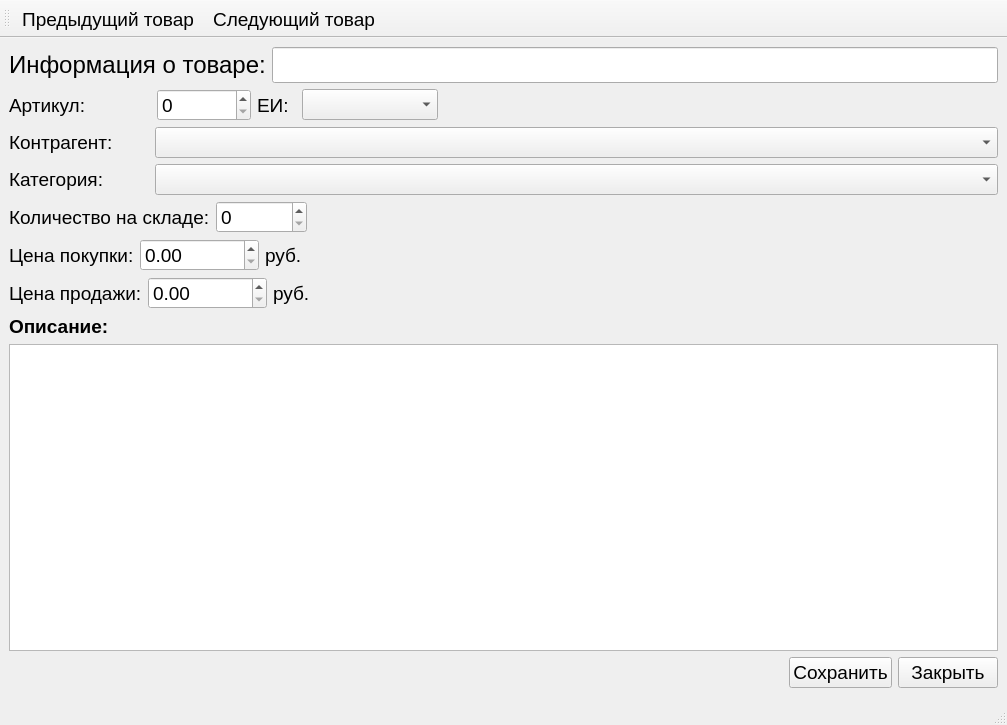
<?xml version="1.0" encoding="UTF-8"?>
<ui version="4.0">
 <class>Information_goods</class>
 <widget class="QMainWindow" name="Information_goods">
  <property name="geometry">
   <rect>
    <x>0</x>
    <y>0</y>
    <width>1007</width>
    <height>725</height>
   </rect>
  </property>
  <property name="font">
   <font>
    <pointsize>14</pointsize>
   </font>
  </property>
  <property name="windowTitle">
   <string>MainWindow</string>
  </property>
  <widget class="QWidget" name="centralwidget">
   <layout class="QVBoxLayout" name="verticalLayout">
    <item>
     <layout class="QHBoxLayout" name="horizontalLayout">
      <item>
       <widget class="QLabel" name="label_2">
        <property name="font">
         <font>
          <pointsize>18</pointsize>
         </font>
        </property>
        <property name="text">
         <string>Информация о товаре:</string>
        </property>
       </widget>
      </item>
      <item>
       <widget class="QLineEdit" name="name_goods">
        <property name="font">
         <font>
          <pointsize>18</pointsize>
         </font>
        </property>
       </widget>
      </item>
     </layout>
    </item>
    <item>
     <layout class="QHBoxLayout" name="horizontalLayout_4">
      <item>
       <layout class="QHBoxLayout" name="horizontalLayout_2">
        <item>
         <widget class="QLabel" name="label">
          <property name="minimumSize">
           <size>
            <width>142</width>
            <height>0</height>
           </size>
          </property>
          <property name="maximumSize">
           <size>
            <width>140</width>
            <height>16777215</height>
           </size>
          </property>
          <property name="font">
           <font>
            <pointsize>14</pointsize>
           </font>
          </property>
          <property name="text">
           <string>Артикул:</string>
          </property>
         </widget>
        </item>
        <item>
         <widget class="QSpinBox" name="id_goods">
          <property name="minimumSize">
           <size>
            <width>94</width>
            <height>0</height>
           </size>
          </property>
          <property name="font">
           <font>
            <pointsize>14</pointsize>
           </font>
          </property>
         </widget>
        </item>
       </layout>
      </item>
      <item>
       <layout class="QHBoxLayout" name="horizontalLayout_3">
        <item>
         <widget class="QLabel" name="label_4">
          <property name="minimumSize">
           <size>
            <width>39</width>
            <height>0</height>
           </size>
          </property>
          <property name="maximumSize">
           <size>
            <width>37</width>
            <height>16777215</height>
           </size>
          </property>
          <property name="text">
           <string>ЕИ:</string>
          </property>
         </widget>
        </item>
        <item>
         <widget class="QComboBox" name="units">
          <property name="minimumSize">
           <size>
            <width>136</width>
            <height>0</height>
           </size>
          </property>
         </widget>
        </item>
        <item>
         <spacer name="horizontalSpacer_2">
          <property name="orientation">
           <enum>Qt::Horizontal</enum>
          </property>
          <property name="sizeHint" stdset="0">
           <size>
            <width>178</width>
            <height>20</height>
           </size>
          </property>
         </spacer>
        </item>
       </layout>
      </item>
     </layout>
    </item>
    <item>
     <layout class="QHBoxLayout" name="horizontalLayout_5">
      <item>
       <widget class="QLabel" name="label_3">
        <property name="maximumSize">
         <size>
          <width>140</width>
          <height>16777215</height>
         </size>
        </property>
        <property name="text">
         <string>Контрагент:</string>
        </property>
       </widget>
      </item>
      <item>
       <widget class="QComboBox" name="contractors"/>
      </item>
     </layout>
    </item>
    <item>
     <layout class="QHBoxLayout" name="horizontalLayout_6">
      <item>
       <widget class="QLabel" name="label_5">
        <property name="maximumSize">
         <size>
          <width>140</width>
          <height>16777215</height>
         </size>
        </property>
        <property name="text">
         <string>Категория:</string>
        </property>
       </widget>
      </item>
      <item>
       <widget class="QComboBox" name="category">
        <property name="minimumSize">
         <size>
          <width>200</width>
          <height>0</height>
         </size>
        </property>
       </widget>
      </item>
     </layout>
    </item>
    <item>
     <layout class="QHBoxLayout" name="horizontalLayout_7">
      <item>
       <widget class="QLabel" name="label_10">
        <property name="text">
         <string>Количество на складе:</string>
        </property>
       </widget>
      </item>
      <item>
       <widget class="QSpinBox" name="quntity">
        <property name="minimumSize">
         <size>
          <width>91</width>
          <height>0</height>
         </size>
        </property>
       </widget>
      </item>
      <item>
       <spacer name="horizontalSpacer_3">
        <property name="orientation">
         <enum>Qt::Horizontal</enum>
        </property>
        <property name="sizeHint" stdset="0">
         <size>
          <width>40</width>
          <height>20</height>
         </size>
        </property>
       </spacer>
      </item>
     </layout>
    </item>
    <item>
     <layout class="QHBoxLayout" name="horizontalLayout_8">
      <item>
       <widget class="QLabel" name="label_11">
        <property name="text">
         <string>Цена покупки:</string>
        </property>
       </widget>
      </item>
      <item>
       <widget class="QDoubleSpinBox" name="purchase_price_spinBox">
        <property name="maximum">
         <double>100000000.000000000000000</double>
        </property>
       </widget>
      </item>
      <item>
       <widget class="QLabel" name="label_13">
        <property name="text">
         <string>руб.</string>
        </property>
       </widget>
      </item>
      <item>
       <spacer name="horizontalSpacer_5">
        <property name="orientation">
         <enum>Qt::Horizontal</enum>
        </property>
        <property name="sizeHint" stdset="0">
         <size>
          <width>40</width>
          <height>20</height>
         </size>
        </property>
       </spacer>
      </item>
     </layout>
    </item>
    <item>
     <layout class="QHBoxLayout" name="horizontalLayout_9">
      <item>
       <widget class="QLabel" name="label_12">
        <property name="text">
         <string>Цена продажи:</string>
        </property>
       </widget>
      </item>
      <item>
       <widget class="QDoubleSpinBox" name="sale_price_spinBox">
        <property name="maximum">
         <double>100000000.000000000000000</double>
        </property>
       </widget>
      </item>
      <item>
       <widget class="QLabel" name="label_14">
        <property name="text">
         <string>руб.</string>
        </property>
       </widget>
      </item>
      <item>
       <spacer name="horizontalSpacer_4">
        <property name="orientation">
         <enum>Qt::Horizontal</enum>
        </property>
        <property name="sizeHint" stdset="0">
         <size>
          <width>40</width>
          <height>20</height>
         </size>
        </property>
       </spacer>
      </item>
     </layout>
    </item>
    <item>
     <widget class="QLabel" name="label_9">
      <property name="font">
       <font>
        <pointsize>14</pointsize>
        <bold>true</bold>
       </font>
      </property>
      <property name="text">
       <string>Описание:</string>
      </property>
     </widget>
    </item>
    <item>
     <widget class="QTextEdit" name="description"/>
    </item>
    <item>
     <layout class="QHBoxLayout" name="horizontalLayout_11">
      <item>
       <spacer name="horizontalSpacer">
        <property name="orientation">
         <enum>Qt::Horizontal</enum>
        </property>
        <property name="sizeHint" stdset="0">
         <size>
          <width>40</width>
          <height>20</height>
         </size>
        </property>
       </spacer>
      </item>
      <item>
       <widget class="QPushButton" name="save_pushButton">
        <property name="text">
         <string>Сохранить</string>
        </property>
       </widget>
      </item>
      <item>
       <widget class="QPushButton" name="close_pushButton">
        <property name="minimumSize">
         <size>
          <width>100</width>
          <height>0</height>
         </size>
        </property>
        <property name="text">
         <string>Закрыть</string>
        </property>
       </widget>
      </item>
     </layout>
    </item>
   </layout>
  </widget>
  <widget class="QMenuBar" name="menubar">
   <property name="geometry">
    <rect>
     <x>0</x>
     <y>0</y>
     <width>1007</width>
     <height>28</height>
    </rect>
   </property>
  </widget>
  <widget class="QStatusBar" name="statusbar"/>
  <widget class="QToolBar" name="toolBar">
   <property name="windowTitle">
    <string>toolBar</string>
   </property>
   <attribute name="toolBarArea">
    <enum>TopToolBarArea</enum>
   </attribute>
   <attribute name="toolBarBreak">
    <bool>false</bool>
   </attribute>
   <addaction name="last_goods"/>
   <addaction name="next_goods"/>
  </widget>
  <action name="last_goods">
   <property name="icon">
    <iconset resource="resource.qrc">
     <normaloff>:/image/Action_table_img/previous_record.png</normaloff>:/image/Action_table_img/previous_record.png</iconset>
   </property>
   <property name="text">
    <string>Предыдущий товар</string>
   </property>
   <property name="menuRole">
    <enum>QAction::NoRole</enum>
   </property>
  </action>
  <action name="next_goods">
   <property name="icon">
    <iconset resource="resource.qrc">
     <normaloff>:/image/Action_table_img/next_record.png</normaloff>:/image/Action_table_img/next_record.png</iconset>
   </property>
   <property name="text">
    <string>Следующий товар</string>
   </property>
   <property name="menuRole">
    <enum>QAction::NoRole</enum>
   </property>
  </action>
 </widget>
 <resources>
  <include location="resource.qrc"/>
 </resources>
 <connections/>
</ui>
